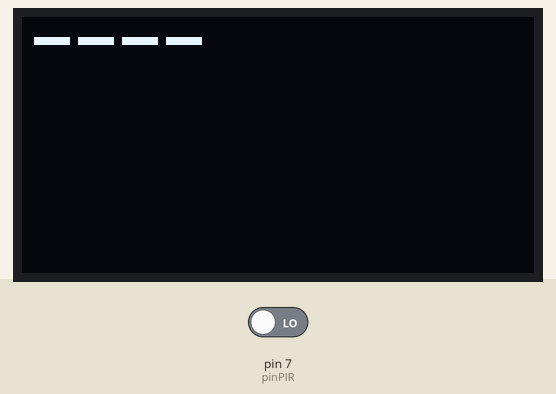
Bench run of a sketch on a simulated Arduino Uno, built with avr-gcc and run on an emulated ATmega328P. Parts: 128×64 one-colour display. The test bench sets the inputs (shaded band); at power-on: pin 7 (pinPIR) LOW.

Above: at 1.3 s.
1.4 s: pin 7 (pinPIR) driven HIGH
At 2.6 s:
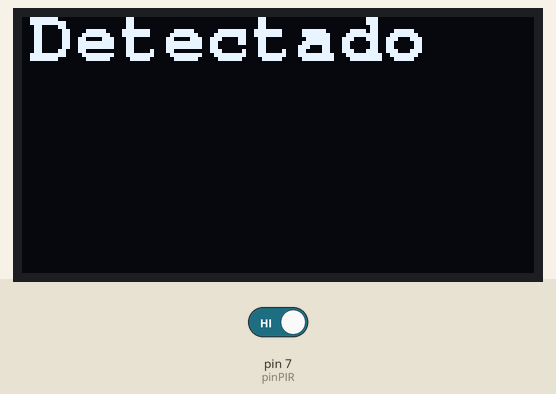
2.9 s: pin 7 (pinPIR) driven LOW
At 3.5 s:
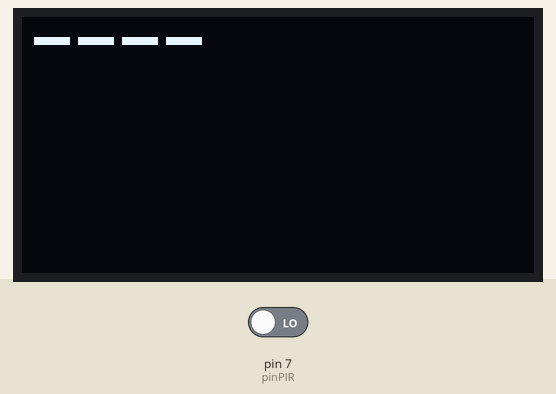
Timing chart, 0 to 5.9 s (numbered marks = the images above; inputs shaded):
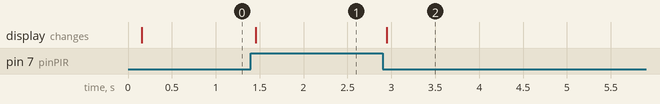

Measured:
- after the input at 1.4 s, the display: changes after 0.06 s (image 1)
- after the input at 2.9 s, the display: changes after 0.05 s (image 2)

The sketch:

pir_display.ino
```cpp
#include <Adafruit_GFX.h>       // Include core graphics library for the display
#include <Adafruit_SSD1306.h>   // Include Adafruit_SSD1306 library to drive the display
#include <Fonts/FreeMonoBold9pt7b.h>  // Add a custom font
#define pinPIR 7
Adafruit_SSD1306 display(128, 64);            //Create display

void setup()
{
  delay(100);  // This delay is needed to let the display to initialize
  display.begin(SSD1306_SWITCHCAPVCC, 0x3C);  // Initialize display with the I2C address of 0x3C
  display.clearDisplay();  // Clear the buffer
  display.setTextColor(WHITE);  // Set color of the text

  pinMode(pinPIR, INPUT);
  Serial.begin(9600);
}

void loop(){
  display.clearDisplay();  // Clear the display so we can refresh
  bool valorPIR = digitalRead(pinPIR);

  // Print text:
  if (valorPIR) {
    display.setFont(&FreeMonoBold9pt7b);  // Set a custom font
    display.setCursor(2,10);  // (x,y)
    display.println("Detectado");  // Text or value to print
    display.display();  // Print everything we set previously
    delay(1);
  } else{
    display.setFont(&FreeMonoBold9pt7b);  // Set a custom font
    display.setCursor(2,10);  // (x,y)
    display.println("----");  // Text or value to print
    display.display();  // Print everything we set previously
    delay(1);
  }
}
```
